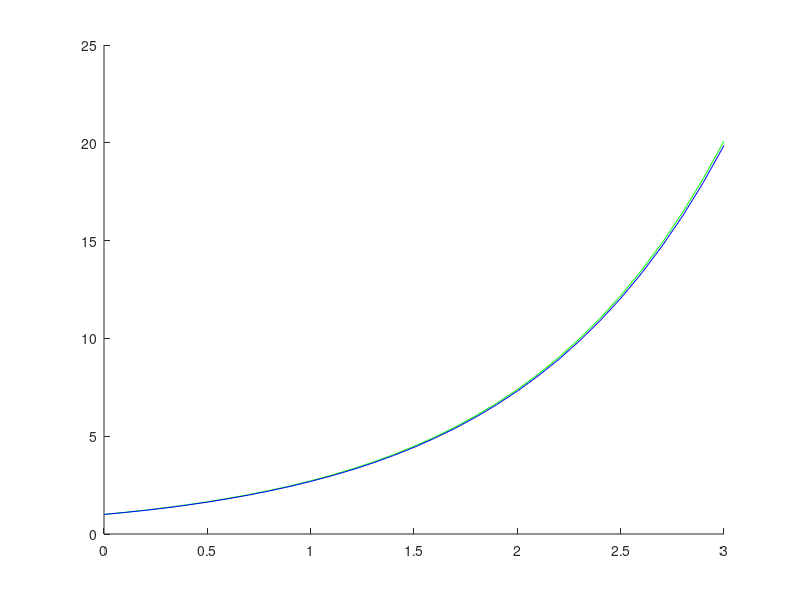

MATLAB code for this plot:
%% Método BDF-3 para sistemas con resulución de ec implícitas mediante secante

f = @(t,y) y;
y0 = 1;

t0 = 0;
tf = 3;

dt = 0.1;
n = round((tf-t0)/dt);  %asegurar que sea entero
dt = (tf-t0)/n; %recalcula dt 

tn = t0:dt:tf;
yn = 0*tn;
yn(1) = y0;

for i=1:n

    if (i==1)||(i==2) %primeras iteraciónes con RK explícito
        
        yn(2) = yn(1) + dt*f(tn(1),yn(1));
        yn(3) = yn(2) + dt*f(tn(2),yn(2));

    else  %resto de iteraciones con secante, error rel parámetro de finalización

        xn_ant=yn(i-1);
        xn=yn(i);
        tol=1e-10; %desviacion relativa ultimas iteraciones
        N=1000; % el parámetro de finalización debería de ser tol, N grandes
        
        u=1/11;%eficiencia
        g_imp = @(x) dt*6*u*f(tn(i)+dt,x)+18*u*yn(i)-9*u*yn(i-1)+2*u*yn(i-2)-x;
        % función para ceros de ecuación implícita que da el método

        for k=1:N
            x_aux = xn;
            xn=xn-g_imp(xn)*(xn-xn_ant)/(g_imp(xn)-g_imp(xn_ant));
            xn_ant = x_aux;
          
            if abs(xn-xn_ant)/abs(xn)<tol 
                break;
            end
        end

        yn(i+1)=xn;

    end

end    

hold on
sol_anal = @(t) exp(t);
plot(tn,sol_anal(tn),'g')
plot(tn, yn, 'b')
hold off